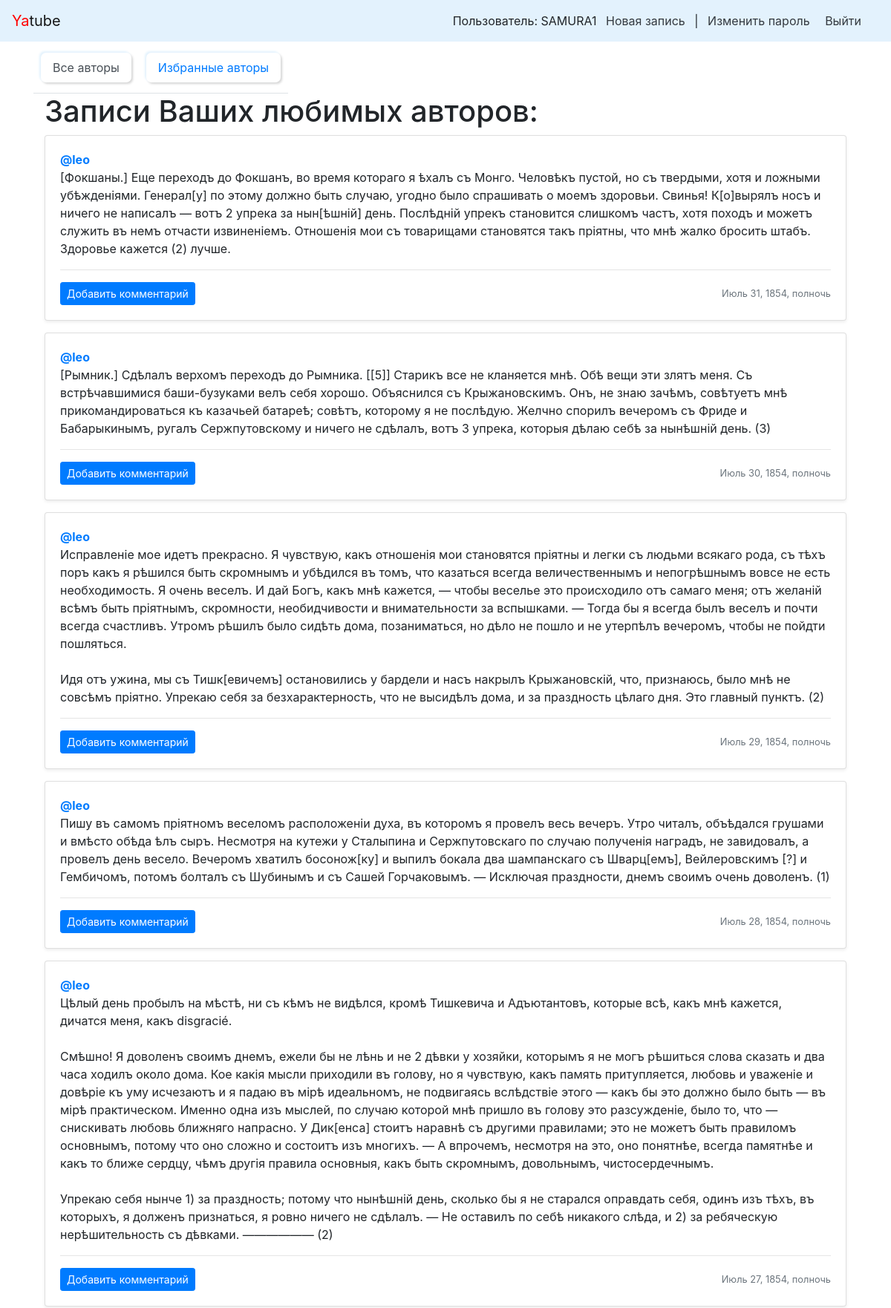
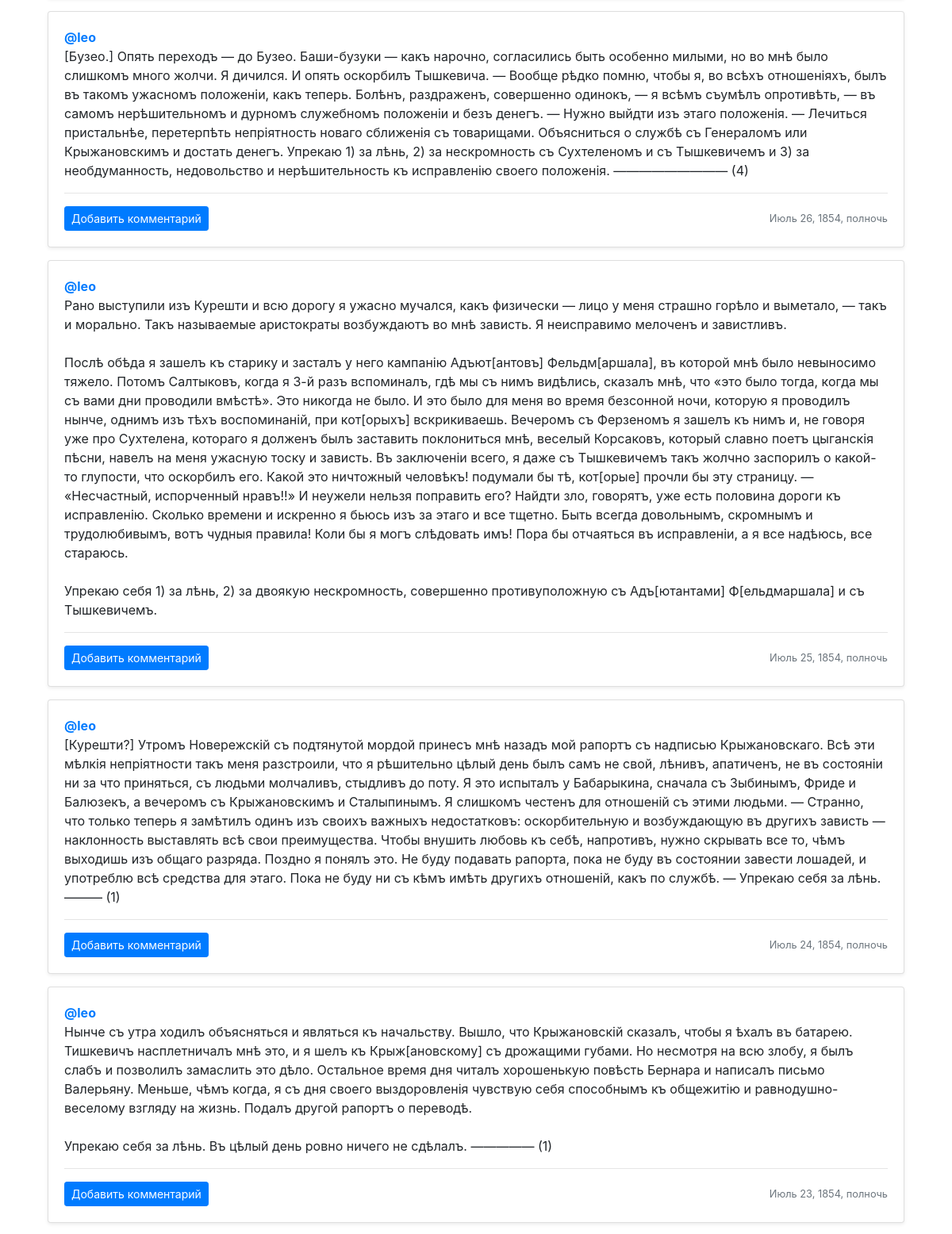
The app's page /follow/ (signed in, upper part) with its own data (2 pictures, top to bottom).
### posts/models.py (models this page shows, shortened)
class Post(models.Model):
    text = models.TextField(verbose_name='Текст', help_text='Это поле обязательно, пожалуйста заполните его.')
    pub_date = models.DateTimeField('date published', auto_now_add=True, db_index=True)
    author = models.ForeignKey(
        User, on_delete=models.CASCADE, related_name='posts',
        null=True
    )
    group = models.ForeignKey(
        'Group', blank=True, null=True,
        related_name='posts', on_delete=models.SET_NULL,
        verbose_name='Группа',
        help_text='Это поле необязательно, но оно может помочь Вам найти единомышленников.'
    )
    image = models.ImageField(upload_to='posts/', blank=True, null=True)
    class Meta():
        ordering = ('-pub_date',)

### posts/views.py (the view)
# urls.py: path("follow/", views.follow_index, name="follow_index"),
@login_required
def follow_index(request):
    post_list = Post.objects.filter(author__following__user=request.user)
    paginator = Paginator(post_list, 10)
    page_number = request.GET.get('page')
    page = paginator.get_page(page_number)
    context = {
        'post_list': post_list,
        'paginator': paginator,
        'page': page,
    }
    return render(request, "follow.html", context)

### templates/follow.html (shortened to what this page needs)
{% extends "base.html" %}
{% block content %}
<div class="container">
    {% include "menu.html" with index=True %}
        <h1>Записи Ваших любимых авторов:</h1>
        {% load cache %}
                {% cache 20 index %}
                {% for post in post_list %}
                {% include "post_item.html" with post=post %}
                {% endfor %}
                {% endcache %}
    </div>
{% endblock %}

### templates/nav.html
<nav class="navbar navbar-light" style="background-color: #e3f2fd;">
    <a class="navbar-brand" href="/"><span style="color:red">Ya</span>tube</a>
    <nav class="my-2 my-md-0 mr-md-3">
        {% if user.is_authenticated %}
            Пользователь: {{ user.username }}
            <a class="p-2 text-dark" href="{% url 'new_post' %}">Новая запись</a> |
            <a class="p-2 text-dark" href="{% url 'password_change' %}">Изменить пароль</a>
            <a class="p-2 text-dark" href="{% url 'logout' %}">Выйти</a>
        {% else %}
            <a class="p-2 text-dark" href="{% url 'login' %}">Войти</a> |
            <a class="p-2 text-dark" href="{% url 'signup' %}">Регистрация</a>
        {% endif %}
    </nav>
</nav>

### templates/post_item.html (shortened to what this page needs)
<div class="card mb-3 mt-1 shadow-sm">
    {% load thumbnail %}
    <div class="card-body">
      <p class="card-text">
        <a name="post_{{ post.id }}" href="{% url 'profile' post.author.username %}">
          <strong class="d-block text-gray-dark">@{{ post.author }}</strong>
        </a>
        {{ post.text|linebreaksbr }}<hr>
      </p>
      <div class="d-flex justify-content-between align-items-center">
        <div class="btn-group">
        <div>
          <a class="btn btn-sm btn-primary" href="{% url 'post' post.author.username post.id %}" role="button">
            Добавить комментарий
          </a>
        </div>
        </div>
        <small class="text-muted">{{ post.pub_date }}</small>
      </div>
    </div>
  </div>

### records on screen
Post: author "leo", text "[Фокшаны.] Еще переходъ до Фокшанъ, во время котораго я ѣхалъ съ Монго. Человѣкъ пустой, но съ твердыми, хотя и ложными убѣжденіями. Генерал[у] по этому должно быть случаю, угодно было спрашивать о моемъ здоровьи. Свинья! К[о]вырялъ носъ и ничего не написалъ — вотъ 2 упрека за нын[ѣшній] день. Послѣдній упрекъ становится слишкомъ частъ, хотя походъ и можетъ служить въ немъ отчасти извиненіемъ. Отношенія мои съ товарищами становятся такъ пріятны, что мнѣ жалко бросить штабъ. Здоровье кажется (2) лучше.", pub_date "Июль 31, 1854, полночь"
Post: author "leo", text "[Рымник.] Сдѣлалъ верхомъ переходъ до Рымника. [[5]] Старикъ все не кланяется мнѣ. Обѣ вещи эти злятъ меня. Съ встрѣчавшимися баши-бузуками велъ себя хорошо. Объяснился съ Крыжановскимъ. Онъ, не знаю зачѣмъ, совѣтуетъ мнѣ прикомандироваться къ казачьей батареѣ; совѣтъ, которому я не послѣдую. Желчно спорилъ вечеромъ съ Фриде и Бабарыкинымъ, ругалъ Сержпутовскому и ничего не сдѣлалъ, вотъ 3 упрека, которыя дѣлаю себѣ за нынѣшній день. (3)", pub_date "Июль 30, 1854, полночь"
Post: author "leo", text "Исправленіе мое идетъ прекрасно. Я чувствую, какъ отношенія мои становятся пріятны и легки съ людьми всякаго рода, съ тѣхъ поръ какъ я рѣшился быть скромнымъ и убѣдился въ томъ, что казаться всегда величественнымъ и непогрѣшнымъ вовсе не есть необходимость. Я очень веселъ. И дай Богъ, какъ мнѣ кажется, — чтобы веселье это происходило отъ самаго меня; отъ желаній всѣмъ быть пріятнымъ, скромности, необидчивости и внимательности за вспышками. — Тогда бы я всегда былъ веселъ и почти всегда счастливъ. Утромъ рѣшилъ было сидѣть дома, позаниматься, но дѣло не пошло и не утерпѣлъ вечеромъ, чтобы не пойдти пошляться. Идя отъ ужина, мы съ Тишк[евичемъ] остановились у бардели и насъ накрылъ…", pub_date "Июль 29, 1854, полночь"
Post: author "leo", text "Пишу въ самомъ пріятномъ веселомъ расположеніи духа, въ которомъ я провелъ весь вечеръ. Утро читалъ, объѣдался грушами и вмѣсто обѣда ѣлъ сыръ. Несмотря на кутежи у Сталыпина и Сержпутовскаго по случаю полученія наградъ, не завидовалъ, а провелъ день весело. Вечеромъ хватилъ босонож[ку] и выпилъ бокала два шампанскаго съ Шварц[емъ], Вейлеровскимъ [?] и Гембичомъ, потомъ болталъ съ Шубинымъ и съ Сашей Горчаковымъ. — Исключая праздности, днемъ своимъ очень доволенъ. (1)", pub_date "Июль 28, 1854, полночь"
Post: author "leo", text "Цѣлый день пробылъ на мѣстѣ, ни съ кѣмъ не видѣлся, кромѣ Тишкевича и Адъютантовъ, которые всѣ, какъ мнѣ кажется, дичатся меня, какъ disgracié. Смѣшно! Я доволенъ своимъ днемъ, ежели бы не лѣнь и не 2 дѣвки у хозяйки, которымъ я не могъ рѣшиться слова сказать и два часа ходилъ около дома. Кое какія мысли приходили въ голову, но я чувствую, какъ память притупляется, любовь и уваженіе и довѣріе къ уму исчезаютъ и я падаю въ мірѣ идеальномъ, не подвигаясь вслѣдствіе этого — какъ бы это должно было быть — въ мірѣ практическом. Именно одна изъ мыслей, по случаю которой мнѣ пришло въ голову это разсужденіе, было то, что — снискивать любовь ближняго напрасно. У Дик[енса] стоитъ наравнѣ съ другими…", pub_date "Июль 27, 1854, полночь"
Post: author "leo", text "[Бузео.] Опять переходъ — до Бузео. Баши-бузуки — какъ нарочно, согласились быть особенно милыми, но во мнѣ было слишкомъ много жолчи. Я дичился. И опять оскорбилъ Тышкевича. — Вообще рѣдко помню, чтобы я, во всѣхъ отношеніяхъ, былъ въ такомъ ужасномъ положеніи, какъ теперь. Болѣнъ, раздраженъ, совершенно одинокъ, — я всѣмъ съумѣлъ опротивѣть, — въ самомъ нерѣшительномъ и дурномъ служебномъ положеніи и безъ денегъ. — Нужно выйдти изъ этаго положенія. — Лечиться пристальнѣе, перетерпѣть непріятность новаго сближенія съ товарищами. Объясниться о службѣ съ Генераломъ или Крыжановскимъ и достать денегъ. Упрекаю 1) за лѣнь, 2) за нескромность съ Сухтеленомъ и съ Тышкевичемъ и 3) за…", pub_date "Июль 26, 1854, полночь"
Post: author "leo", text "Рано выступили изъ Курешти и всю дорогу я ужасно мучался, какъ физически — лицо у меня страшно горѣло и выметало, — такъ и морально. Такъ называемые аристократы возбуждаютъ во мнѣ зависть. Я неисправимо мелоченъ и завистливъ. Послѣ обѣда я зашелъ къ старику и засталъ у него кампанію Адъют[антовъ] Фельдм[аршала], въ которой мнѣ было невыносимо тяжело. Потомъ Салтыковъ, когда я 3-й разъ вспоминалъ, гдѣ мы съ нимъ видѣлись, сказалъ мнѣ, что «это было тогда, когда мы съ вами дни проводили вмѣстѣ». Это никогда не было. И это было для меня во время безсонной ночи, которую я проводилъ нынче, однимъ изъ тѣхъ воспоминаній, при кот[орыхъ] вскрикиваешь. Вечеромъ съ Ферзеномъ я зашелъ къ нимъ и, не…", pub_date "Июль 25, 1854, полночь"
Post: author "leo", text "[Курешти?] Утромъ Новережскій съ подтянутой мордой принесъ мнѣ назадъ мой рапортъ съ надписью Крыжановскаго. Всѣ эти мѣлкія непріятности такъ меня разстроили, что я рѣшительно цѣлый день былъ самъ не свой, лѣнивъ, апатиченъ, не въ состояніи ни за что приняться, съ людьми молчаливъ, стыдливъ до поту. Я это испыталъ у Бабарыкина, сначала съ Зыбинымъ, Фриде и Балюзекъ, а вечеромъ съ Крыжановскимъ и Сталыпинымъ. Я слишкомъ честенъ для отношеній съ этими людьми. — Странно, что только теперь я замѣтилъ одинъ изъ своихъ важныхъ недостатковъ: оскорбительную и возбуждающую въ другихъ зависть — наклонность выставлять всѣ свои преимущества. Чтобы внушить любовь къ себѣ, напротивъ, нужно скрывать все…", pub_date "Июль 24, 1854, полночь"
Post: author "leo", text "Нынче съ утра ходилъ объясняться и являться къ начальству. Вышло, что Крыжановскій сказалъ, чтобы я ѣхалъ въ батарею. Тишкевичъ насплетничалъ мнѣ это, и я шелъ къ Крыж[ановскому] съ дрожащими губами. Но несмотря на всю злобу, я былъ слабъ и позволилъ замаслить это дѣло. Остальное время дня читалъ хорошенькую повѣсть Бернара и написалъ письмо Валерьяну. Меньше, чѣмъ когда, я съ дня своего выздоровленія чувствую себя способнымъ къ общежитію и равнодушно-веселому взгляду на жизнь. Подалъ другой рапортъ о переводѣ. Упрекаю себя за лѣнь. Въ цѣлый день ровно ничего не сдѣлалъ. ————— (1)", pub_date "Июль 23, 1854, полночь"

### other values on screen
{{ user.username }} "SAMURA1"
